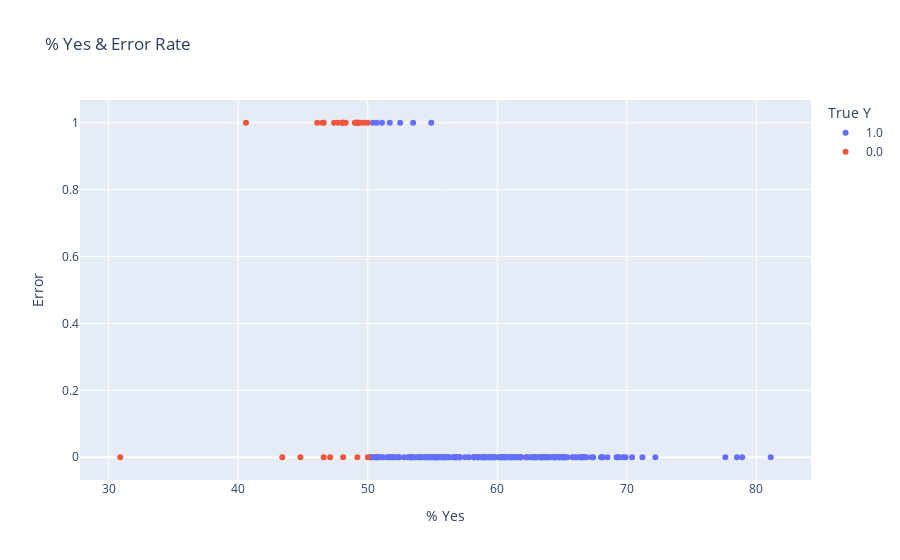

Notebook source saved alongside this figure:
### Code cell
# Plot % Yes & Error
plts.plot_yes_perc_error(X_test_all, y_test, y_test_pred_rf)

### Figure 1 — Plotly figure (JSON) as saved in the notebook; plotly's stock layout.template omitted (floating-point values rounded to 4 significant figures; data arrays with more than 128 entries replaced by an {"elided": "..."} marker saying what was removed)
{"data": [{"customdata": {"elided": "191x1 str values"}, "hovertemplate": "True Y=1.0<br>% Yes=%{x}<br>Error=%{y}<br>Municipality=%{customdata[0]}<extra></extra>", "legendgroup": "1.0", "marker": {"color": "#636efa", "symbol": "circle"}, "mode": "markers", "name": "1.0", "orientation": "v", "showlegend": true, "type": "scatter", "x": {"elided": "191 float values"}, "xaxis": "x", "y": {"elided": "191 int values"}, "yaxis": "y"}, {"customdata": [["Safiental"], ["Ziefen"], ["Maur"], ["Begnins"], ["Bätterkinden"], ["Fürstenau"], ["Apples"], ["Schelten"], ["Ittigen"], ["Muri (AG)"], ["Veyrier"], ["Schwerzenbach"], ["Lutry"], ["Genève"], ["Unterbäch"], ["Richterswil"], ["Ennetbaden"], ["Pregny-Chambésy"], ["Onsernone"], ["Bedigliora"], ["Wettswil am Albis"], ["Hedingen"], ["La Chaux-de-Fonds"], ["Carouge (GE)"], ["Mauraz"], ["Rheinfelden"]], "hovertemplate": "True Y=0.0<br>% Yes=%{x}<br>Error=%{y}<br>Municipality=%{customdata[0]}<extra></extra>", "legendgroup": "0.0", "marker": {"color": "#EF553B", "symbol": "circle"}, "mode": "markers", "name": "0.0", "orientation": "v", "showlegend": true, "type": "scatter", "x": [47.4, 48.3, 50, 49.2, 47.7, 49.2, 49.2, 48.1, 47.1, 49.4, 49, 46.6, 50, 44.8, 46.5, 48.1, 30.9, 48, 49.1, 48.1, 46.6, 46.1, 49.7, 43.4, 40.6, 49.2], "xaxis": "x", "y": [1, 1, 1, 1, 1, 1, 1, 1, 0, 1, 1, 0, 0, 0, 1, 0, 0, 1, 1, 1, 1, 1, 1, 0, 1, 0], "yaxis": "y"}], "layout": {"legend": {"title": {"text": "True Y"}, "tracegroupgap": 0}, "title": {"text": "% Yes & Error Rate"}, "xaxis": {"anchor": "y", "domain": [0, 1], "title": {"text": "% Yes"}}, "yaxis": {"anchor": "x", "domain": [0, 1], "title": {"text": "Error"}}}}
